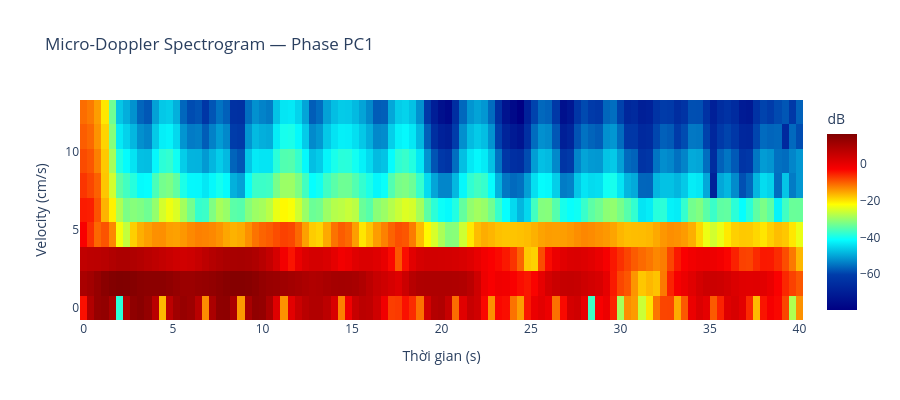

The notebook cell this image was saved under:
### Markdown cell above
# Doppler Shift

### Code cell
from scipy.signal import stft
import numpy as np
import plotly.graph_objects as go

# ── Config ────────────────────────────────────────────────────────────────
FREQ_WIFI  = 2.4e9        # Hz — đổi thành 5e9 nếu dùng 5GHz
LAMBDA     = 3e8 / FREQ_WIFI   # wavelength ~ 0.125m (2.4GHz)

# ── 1. Tính Doppler velocity từ phase derivative ──────────────────────────
# v = (Δφ / Δt) * λ / (4π)
# Dùng PC1 của phase (signal tổng hợp nhất)
phase_signal = phase_pca[:, 1]

dphi = np.diff(phase_signal)          # Δφ giữa các sample
dt   = 1.0 / FS

velocity = (dphi / dt) * LAMBDA / (4 * np.pi)   # m/s

print(f"Velocity range: [{velocity.min():.4f}, {velocity.max():.4f}] m/s")
print(f"Max speed: {np.abs(velocity).max()*100:.2f} cm/s")

# ── 2. Micro-Doppler spectrogram (STFT) ───────────────────────────────────
# STFT cho thấy velocity thay đổi theo thời gian → pattern nhịp thở
nperseg = int(FS * 4)    # cửa sổ 4 giây
noverlap = int(nperseg * 0.9)

f, t, Zxx = stft(phase_signal, fs=FS, nperseg=nperseg, noverlap=noverlap, detrend='constant')

# Chỉ lấy dải tần số nhịp thở
mask = (f >= -2.0) & (f <= 2.0)   # Hz — tương đương ±25 cm/s ở 2.4GHz
f_breath = f[mask]
Z_breath = np.abs(Zxx[mask, :])

# Convert tần số → velocity
v_axis = f_breath * LAMBDA / 2    # m/s (Doppler formula: v = f_d * λ / 2)

# ── 3. Plot ───────────────────────────────────────────────────────────────
fig = go.Figure(go.Heatmap(
    x=t,
    y=v_axis * 100,
    z=20 * np.log10(Z_breath + 1e-10),
    colorscale="Jet",
    colorbar=dict(title="dB"),
    # zmin=-10,
    # zmax=-10,
))
fig.update_layout(
    title="Micro-Doppler Spectrogram — Phase PC1",
    xaxis_title="Thời gian (s)",
    yaxis_title="Velocity (cm/s)",
    height=400,
)
fig.show()

# ── 4. Ước tính nhịp thở từ dominant velocity theo thời gian ─────────────
dominant_v = v_axis[np.argmax(Z_breath, axis=0)]   # velocity mạnh nhất tại mỗi frame

# Tổng energy theo velocity tại mỗi frame → breathing envelope
breath_envelope = np.sum(Z_breath, axis=0)  # shape (n_frames,)

# FFT để tìm nhịp thở
from numpy.fft import rfft, rfftfreq
freqs = rfftfreq(len(breath_envelope), d=t[1]-t[0])
power = np.abs(rfft(breath_envelope)) ** 2

mask2 = (freqs >= 0.1) & (freqs <= 0.5)
peak_freq = freqs[mask2][np.argmax(power[mask2])]
print(f"Nhịp thở: {peak_freq * 60:.1f} nhịp/phút")

### Figure 1 — Plotly figure (JSON) as saved in the notebook; plotly's stock layout.template omitted (floating-point values rounded to 4 significant figures; data arrays with more than 128 entries replaced by an {"elided": "..."} marker saying what was removed)
{"data": [{"colorbar": {"title": {"text": "dB"}}, "colorscale": [[0, "rgb(0,0,131)"], [0.2, "rgb(0,60,170)"], [0.4, "rgb(5,255,255)"], [0.6, "rgb(255,255,0)"], [0.8, "rgb(250,0,0)"], [1, "rgb(128,0,0)"]], "type": "heatmap", "x": [0.0, 0.4, 0.8, 1.2, 1.6, 2.0, 2.4, 2.8, 3.2, 3.6, 4.0, 4.4, 4.8, 5.2, 5.6, 6.0, 6.4, 6.8, 7.2, 7.6, 8.0, 8.4, 8.8, 9.2, 9.6, 10.0, 10.4, 10.8, 11.2, 11.6, 12.0, 12.4, 12.8, 13.2, 13.6, 14.0, 14.4, 14.8, 15.2, 15.6, 16.0, 16.4, 16.8, 17.2, 17.6, 18.0, 18.4, 18.8, 19.2, 19.6, 20.0, 20.4, 20.8, 21.2, 21.6, 22.0, 22.4, 22.8, 23.2, 23.6, 24.0, 24.4, 24.8, 25.2, 25.6, 26.0, 26.4, 26.8, 27.2, 27.6, 28.0, 28.4, 28.8, 29.2, 29.6, 30.0, 30.4, 30.8, 31.2, 31.6, 32.0, 32.4, 32.8, 33.2, 33.6, 34.0, 34.4, 34.8, 35.2, 35.6, 36.0, 36.4, 36.8, 37.2, 37.6, 38.0, 38.4, 38.8, 39.2, 39.6, 40.0], "y": [0.0, 1.562, 3.125, 4.688, 6.25, 7.812, 9.375, 10.94, 12.5], "z": {"elided": "9x101 float values"}}], "layout": {"height": 400, "title": {"text": "Micro-Doppler Spectrogram — Phase PC1"}, "xaxis": {"title": {"text": "Thời gian (s)"}}, "yaxis": {"title": {"text": "Velocity (cm/s)"}}}}
